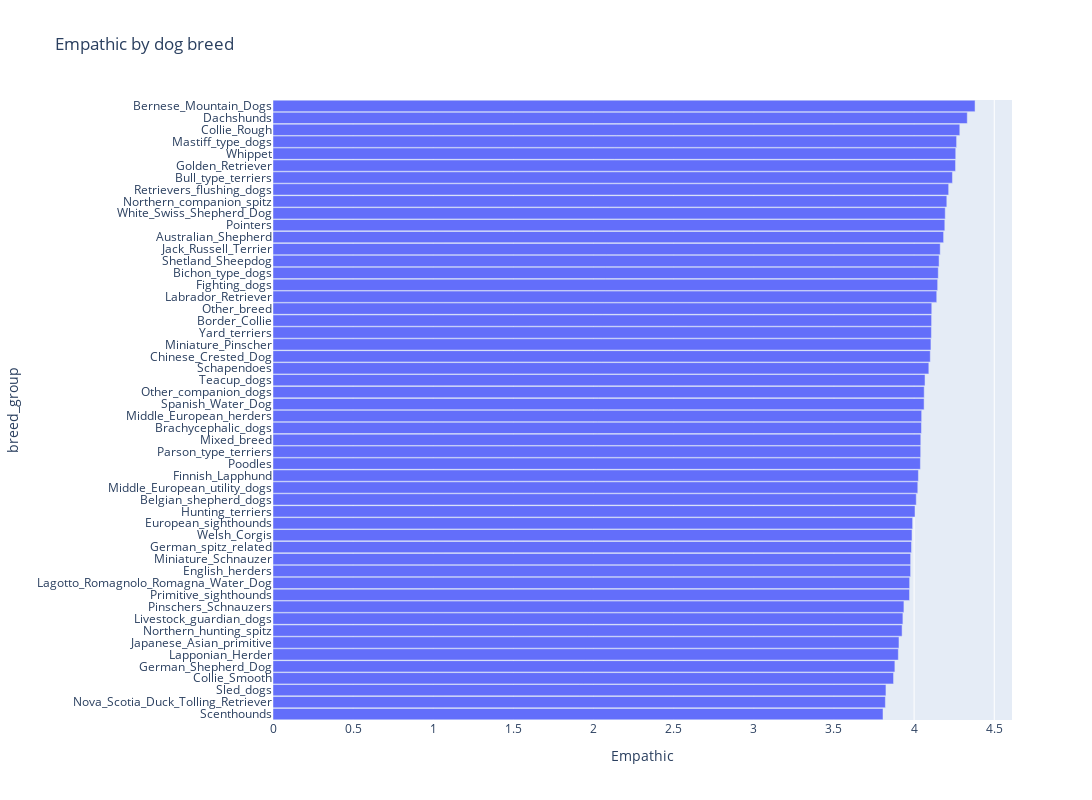

Write notebook code for a chart like this one.
### Markdown cell above
Práca s pôvodnými dátami
---

### Code cell
sns.histplot(data = main_data, x = "daily_exercise")
figure, axes = plt.subplots(2,2, figsize = (12,10))
for i, n in enumerate(["barking_score","stranger_aggression_score","owner_aggression_score","dog_aggression_score"]):
    sns.violinplot(data = main_data, x = "impulsive", y = n, ax = axes[i//2][i%2], color = "orange")
    axes[i//2][i%2].set_title("How impulsivity influences " + n.replace("_", " ").title())

empathic_table = main_data[main_data['Empathic'].notna()].copy(deep = True)
empathic_means = pd.DataFrame(empathic_table.groupby("breed_group")["Empathic"].mean())
empathic_means = empathic_means.sort_values("Empathic")
fig = px.bar(empathic_means, y = empathic_means.index, x='Empathic', title = "Empathic by dog breed")
fig.update_layout(
    yaxis=dict(tickmode='linear'),  # Force all ticks to show
    width=1200,
    height=800,
    bargap=0.05
)
fig.show()

figure2, axes2 = plt.subplots(3,1, figsize = (6,15))
sns.violinplot(data = main_data, x = "aggression_strangers", y = "stranger_aggression_score", ax = axes2[0], color = "skyblue")
sns.violinplot(data = main_data, x = "aggression_owner", y = "owner_aggression_score", ax = axes2[1], color = "skyblue")
sns.violinplot(data = main_data, x = "aggression_dogs", y = "dog_aggression_score", ax = axes2[2], color = "skyblue")
for i in range(3):
    axes2[i%3].set_title("How accurate are the owners answers compared to the calculated score")
figure2.subplots_adjust(hspace=0.4)

### Figure 1 — Plotly figure (JSON) as saved in the notebook; plotly's stock layout.template omitted (floating-point values rounded to 4 significant figures)
{"data": [{"hovertemplate": "Empathic=%{x}<br>breed_group=%{y}<extra></extra>", "legendgroup": "", "marker": {"color": "#636efa", "pattern": {"shape": ""}}, "name": "", "orientation": "h", "showlegend": false, "textposition": "auto", "type": "bar", "x": [3.806, 3.821, 3.824, 3.872, 3.88, 3.901, 3.906, 3.925, 3.93, 3.936, 3.971, 3.972, 3.978, 3.978, 3.984, 3.987, 3.991, 4.005, 4.013, 4.023, 4.027, 4.039, 4.041, 4.042, 4.046, 4.047, 4.062, 4.063, 4.068, 4.092, 4.101, 4.105, 4.108, 4.109, 4.11, 4.141, 4.147, 4.151, 4.156, 4.163, 4.184, 4.191, 4.194, 4.204, 4.216, 4.239, 4.258, 4.26, 4.265, 4.285, 4.332, 4.38], "xaxis": "x", "y": ["Scenthounds", "Nova_Scotia_Duck_Tolling_Retriever", "Sled_dogs", "Collie_Smooth", "German_Shepherd_Dog", "Lapponian_Herder", "Japanese_Asian_primitive", "Northern_hunting_spitz", "Livestock_guardian_dogs", "Pinschers_Schnauzers", "Primitive_sighthounds", "Lagotto_Romagnolo_Romagna_Water_Dog", "English_herders", "Miniature_Schnauzer", "German_spitz_related", "Welsh_Corgis", "European_sighthounds", "Hunting_terriers", "Belgian_shepherd_dogs", "Middle_European_utility_dogs", "Finnish_Lapphund", "Poodles", "Parson_type_terriers", "Mixed_breed", "Brachycephalic_dogs", "Middle_European_herders", "Spanish_Water_Dog", "Other_companion_dogs", "Teacup_dogs", "Schapendoes", "Chinese_Crested_Dog", "Miniature_Pinscher", "Yard_terriers", "Border_Collie", "Other_breed", "Labrador_Retriever", "Fighting_dogs", "Bichon_type_dogs", "Shetland_Sheepdog", "Jack_Russell_Terrier", "Australian_Shepherd", "Pointers", "White_Swiss_Shepherd_Dog", "Northern_companion_spitz", "Retrievers_flushing_dogs", "Bull_type_terriers", "Golden_Retriever", "Whippet", "Mastiff_type_dogs", "Collie_Rough", "Dachshunds", "Bernese_Mountain_Dogs"], "yaxis": "y"}], "layout": {"bargap": 0.05, "barmode": "relative", "height": 800, "legend": {"tracegroupgap": 0}, "title": {"text": "Empathic by dog breed"}, "width": 1200, "xaxis": {"anchor": "y", "domain": [0, 1], "title": {"text": "Empathic"}}, "yaxis": {"anchor": "x", "domain": [0, 1], "tickmode": "linear", "title": {"text": "breed_group"}}}}
